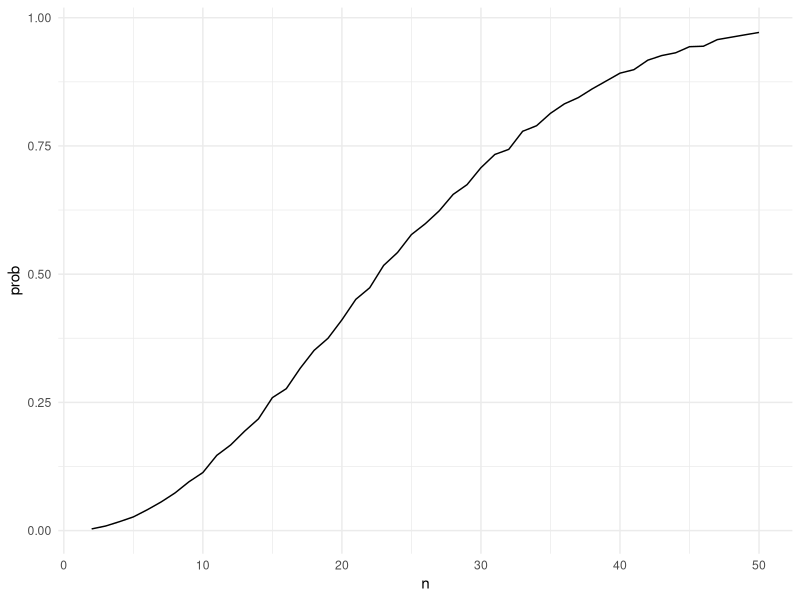

Reproduce this figure in R. (Note: a time limit stopped this script after it produced the figure.)
## ---- chunk 1
library(ggplot2)
library(tidyverse)
library(purrr)
knitr::opts_chunk$set(
  fig.width = 6,
  fig.asp = .6,
  out.width = "90%"
)

theme_set(theme_minimal()+theme(legend.position = "bottom"))

options(
  ggplot2.continuous.colour = "viridis",
  ggplot2.continuous.fill = "viridis")

scale_colour_discrete = scale_colour_viridis_d
scale_fill_discrete = scale_fill_viridis_d
## ---- chunk 2
bdays_sim = function(n) {
  bdays = sample(1:365, size = n, replace = TRUE)
  length(unique(bdays)) < n
  duplicate = length(unique(bdays)) < n
  return(duplicate)
}
## ---- chunk 3
sim_res = expand_grid(
  n = 2:50,
  iter = 1:10000
) |>
  mutate(res = map_lgl(n, bdays_sim)) |>
  group_by(n) |>
  summarize(prob = mean(res))

sim_res
## ---- chunk 4
sim_res |>
  ggplot(aes(x = n, y = prob)) +
  geom_line()
## ---- chunk 5
normal_sim = function(miu = 0, sample_size = 30, sigma = 5) {
  sim_data = tibble(x_vec = rnorm(sample_size, miu , sigma))
  
  test_result = t.test(sim_data$x_vec, mu = miu)
  res_clean = broom::tidy(test_result)
  
  out_df = tibble(mu_hat = res_clean$estimate,
                  p_value = res_clean$p.value)
  
  return(out_df)
}
## ---- chunk 6
sim_res_2 = 
  tibble(
    iter = 1:5000
  )|>
  mutate(samp_res = map(iter, normal_sim)) |>
  unnest(samp_res)

sim_res_2
## ---- chunk 7
sim_res_3 = 
  expand_grid(
    n = c(1, 2, 3, 4, 5, 6),
    iter = 1:5000
  )|>
  mutate(samp_res = map(n, \(x) normal_sim(miu = x, sample_size = 30, sigma = 5))) |>
  unnest(samp_res)
## ---- chunk 8
sim_res_3 |>
  group_by(n) |>
  summarize(power = mean(p_value < 0.05)) |>
  ggplot(aes(x = n, y = power)) +
  geom_line() +
  geom_point() +
  labs(x = "True Value of μ", y = "Power", title = "Power vs. True μ") +
  theme(plot.title = element_text(hjust = 0.5)) +
  scale_x_continuous(breaks = seq(1, 6, by = 1))
